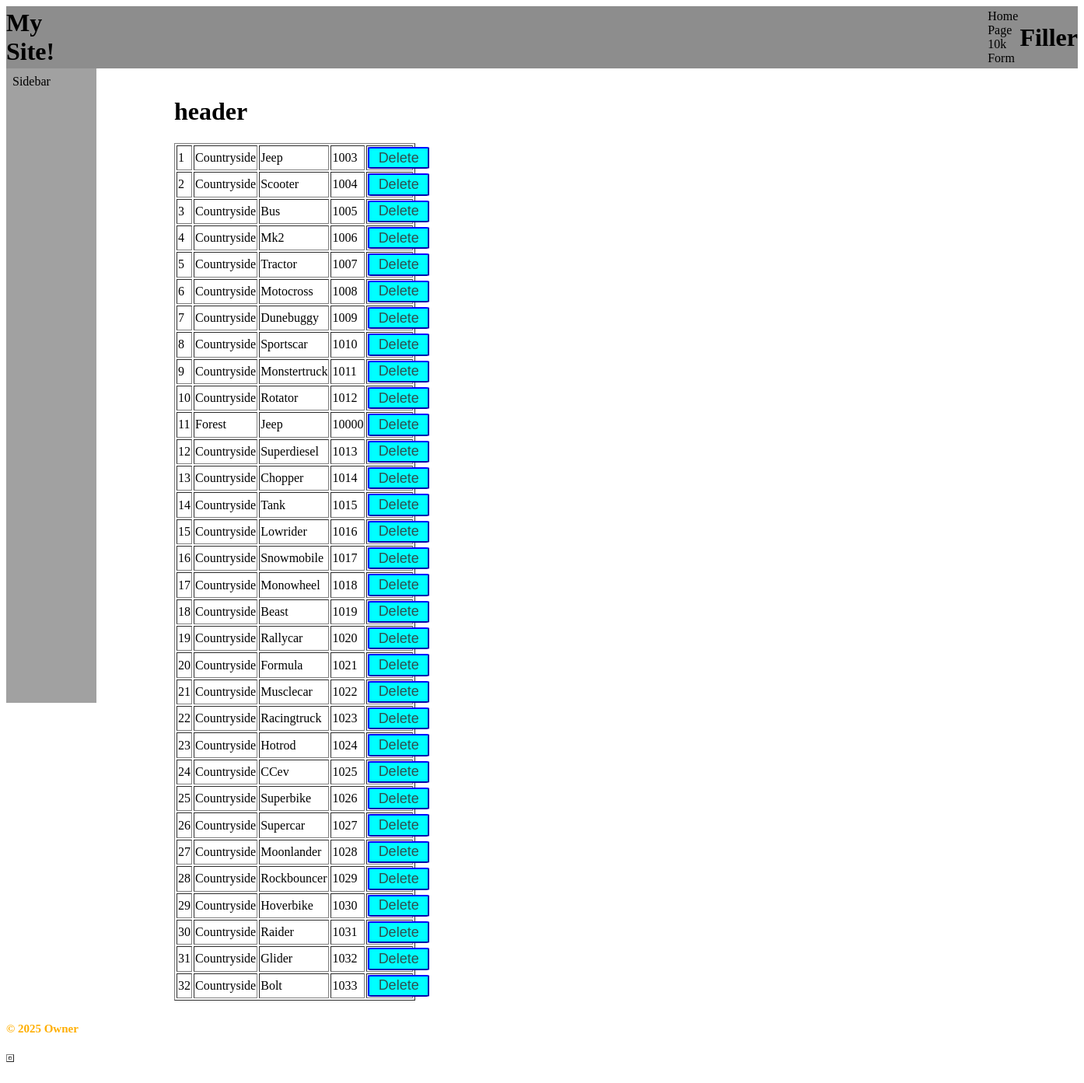
Page /home on the earlier database version.
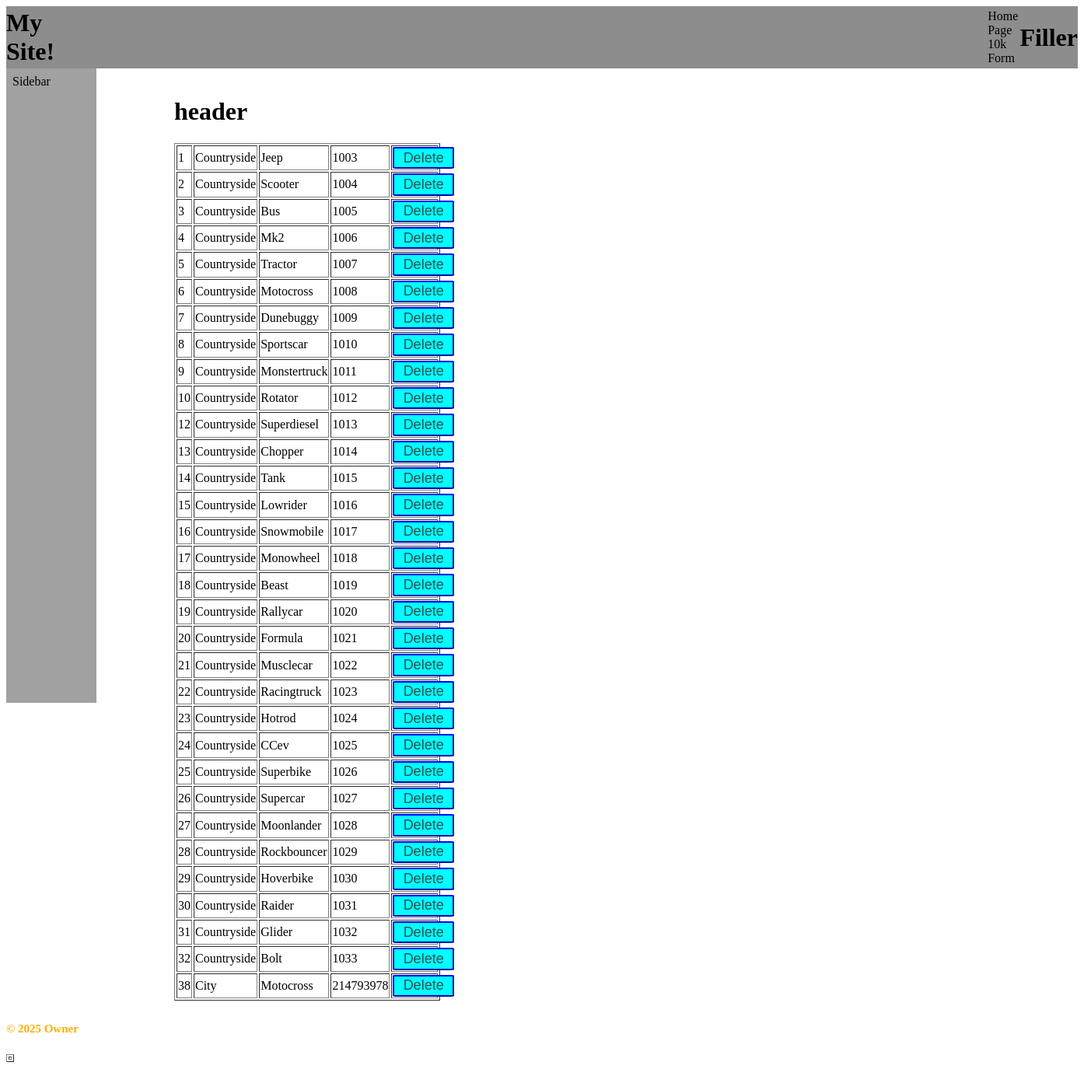
Same page on the later database version.
### tables this page shows
CREATE TABLE Distances (
    id INTEGER PRIMARY KEY AUTOINCREMENT,
    map TEXT,
    vehicle TEXT,
    distance INTEGER,
    UNIQUE(map, vehicle)
);

### Main Backend.py (the view)
@app.route('/home', methods=['GET', 'POST'])
def home():
    db = get_db()
    cur = db.cursor()
    rows = cur.execute('SELECT * FROM Distances').fetchall()
    return render_template('home.html', rows=rows)

### Main Backend.py (called while the page is built)
def get_db(): #Database connection function
    db = getattr(g, '_database', None)
    if db is None:
        db = g._database = sqlite3.connect('Python_Backend/Distances.db')
        db.row_factory = sqlite3.Row
        c = db.cursor()
        db.commit()
    return db

### templates/home.html
{% extends 'layout.html' %}
{% block content %}
<body>
    <div class="home-table">
        <table border="1">
            <h1>header
                {% for row in rows %}
                <tr>
                    <td>{{ row.id }}</td>
                    <td>{{ row.map }}</td>
                    <td>{{ row.vehicle }}</td>
                    <td>{{ row.distance }}</td>
                    <td>
                        <form action="{{url_for('delete_distance', id=row['id']) }}" method="post">
                            <input type="submit" value="Delete" onclick="return confirm('confirm?')">
                        </form>
                    </td>
                </tr>
                {% endfor %}
            </h1>
        </table>
    </div>
</body>
{% endblock %}

### templates/layout.html (shortened to what this page needs)
<!DOCTYPE html>
<html>
<head>
    <link rel="stylesheet" href="{{ url_for('static', filename='style.css') }}">
</head>
<body>
    {% include 'header.html' %}
    {% block content %}{% endblock %}
    {% include 'footer.html' %}
</body>
</html>

### templates/header.html
<body class="Header">
    <div class="title">
        <h1>My Site!</h1>
        <div class="homelinks">
            <a href="{{ url_for('home') }}">Home Page</a>
            <a href="{{ url_for('Form10k') }}">10k Form</a>
        </div>
        <h1>Filler</h1>
    </div>
    <nav class="sidebar">
        <ul>
            <li>
                Sidebar
            </li>
        </ul>
    </nav>
</body>

### templates/footer.html
<footer>
    <h2>&copy; 2025 Owner</h2><br>
    <table border="1" class="fake-table">
        <tr>
            <td></td>
        </tr>
    </table>
</footer>

### static/style.css (style rules this page uses)
footer { font-size: x-small; color: rgb(255, 174, 0); grid-row: 3 / 3; grid-column: 1 / 2; }
input[type="submit"] { color: darkslategray; background-color: aqua; padding: 3%; padding-right: 20%; padding-left: 20%; font-size: large; border-color: blue; border-radius: 5%; }
a { color: black; text-decoration: none; display: inline-block; }
.home-table { grid-row: 2; grid-column: 2; padding: 2vh; }
.Header { display: grid; grid-template-rows: 10vh 1fr 100vh; grid-template-columns: 25vh 1fr; }
.sidebar ul { list-style: none; padding: 0; margin: 0; }
.homelinks { margin-left: 150vh; }
.title { list-style: none; display: flex; flex-direction: row; justify-content: space-between; align-items: center; grid-row: 1; grid-column: 1 / 3; height: 100%; background-color: rgb(141, 141, 141); }
.sidebar { list-style: none; grid-row: 2 / 2; grid-column: 1 / 2; display: flex; flex-direction: column; align-items: flex-start; width: 50%; height: 100vh; padding: 1vh; gap: 1vh; background-color: rgb(161, 161, 161); }

Differences in the rows shown:
removed Distances: id "11", map "Forest", vehicle "Jeep", distance "10000"
added Distances: id "38", map "City", vehicle "Motocross", distance "214793978"
